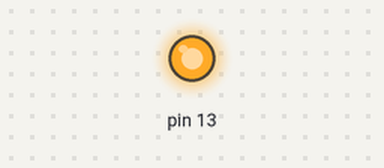
The sketch below on a simulated Arduino Uno, built with avr-gcc and run on an emulated ATmega328P. On the bench: output pins drawn as LEDs (lit = HIGH).

Above: at 1.2 s.
At 7.3 s:
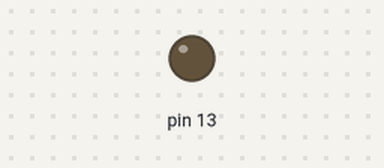
Timing chart, 0 to 9.0 s (numbered marks = the images above):
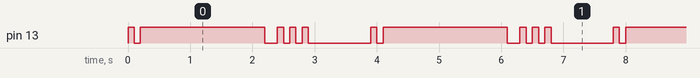

Measured:
- by itself, pin 13: repeats every 3.9 s: LOW 0.10 s, HIGH 2.0 s, LOW 0.20 s, 2 × (HIGH 0.10 s, LOW 0.10 s), HIGH 0.10 s, LOW 1.0 s, HIGH 0.10 s
- by itself, everything shown: repeats every 3.9 s, in 10 steps

The sketch:

Primera_practica.ino
```cpp
/******************************************************************************
**                                                                           **
**                         Descripció programa                               **
******************************************************************************/

//******  Includes  ***********************************************************

//******  Variables  **********************************************************

//******  Setup  **************************************************************
void setup(){
  // initialize digital pin 13 as an output.
  pinMode(13, OUTPUT);

}


//******  Loop  ***************************************************************
void loop (){
  digitalWrite(13, HIGH);   // turn the LED on (HIGH is the voltage level)
  delay(100);              // wait for a second
  digitalWrite(13, LOW);    // turn the LED off by making the voltage LOW
  delay(100);              // wait for a second
    digitalWrite(13, HIGH);   // turn the LED on (HIGH is the voltage level)
  delay(2000);              // wait for a second
  digitalWrite(13, LOW);    // turn the LED off by making the voltage LOW
  delay(100);              // wait for a second digitalWrite(13, HIGH);   // turn the LED on (HIGH is the voltage level)
  delay(100);              // wait for a second
   digitalWrite(13, HIGH);   // turn the LED on (HIGH is the voltage level)
  delay(100);              // wait for a second
  digitalWrite(13, LOW);    // turn the LED off by making the voltage LOW
  delay(100);              // wait for a second
   digitalWrite(13, HIGH);   // turn the LED on (HIGH is the voltage level)
  delay(100);              // wait for a second
  digitalWrite(13, LOW);    // turn the LED off by making the voltage LOW
  delay(100);              // wait for a second
   digitalWrite(13, HIGH);   // turn the LED on (HIGH is the voltage level)
  delay(100);              // wait for a second
  digitalWrite(13, LOW);    // turn the LED off by making the voltage LOW
  delay(1000);              // wait for a second

}
```
